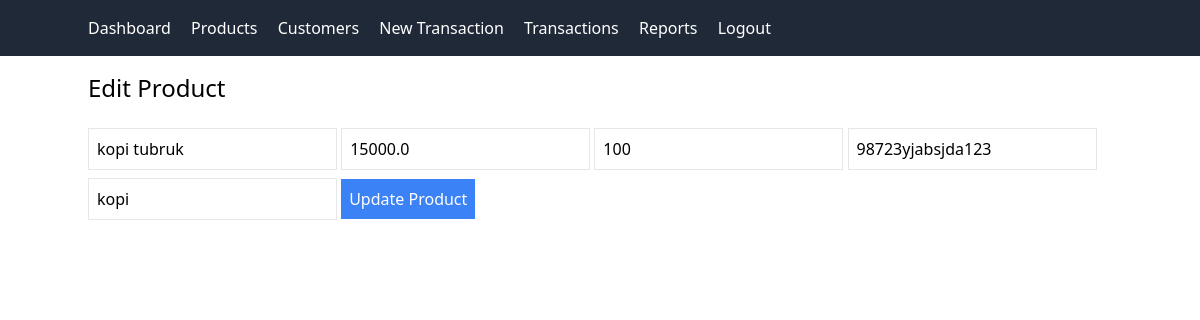
The app's page /edit_product/2 (signed in) with its own data.
### models.py (models this page shows)
class Product(db.Model):
    id = db.Column(db.Integer, primary_key=True)
    name = db.Column(db.String(100), nullable=False)
    price = db.Column(db.Float, nullable=False)
    stock = db.Column(db.Integer, default=0)
    barcode = db.Column(db.String(50), unique=True)
    category = db.Column(db.String(50))

### app.py (the view, shortened to what this page needs)
@app.route('/edit_product/<int:product_id>', methods=['GET', 'POST'])
@login_required
def edit_product(product_id):
    product = Product.query.get_or_404(product_id)
    return render_template('edit_product.html', product=product)

### app.py (called while the page is built)
@login_manager.user_loader
def load_user(user_id):
    return db.session.get(User, int(user_id))

### templates/edit_product.html
{% extends 'base.html' %}
{% block content %}
<h2 class="text-2xl">Edit Product</h2>
<form method="POST" class="mt-4">
    <input type="text" name="name" value="{{ product.name }}" required class="border p-2">
    <input type="number" name="price" value="{{ product.price }}" required class="border p-2 mt-2">
    <input type="number" name="stock" value="{{ product.stock }}" required class="border p-2 mt-2">
    <input type="text" name="barcode" value="{{ product.barcode }}" class="border p-2 mt-2">
    <input type="text" name="category" value="{{ product.category }}" class="border p-2 mt-2">
    <button type="submit" class="bg-blue-500 text-white p-2 mt-2">Update Product</button>
</form>
{% endblock %}

### records on screen
Product: name "kopi tubruk", price "15000.0", stock "100", barcode "98723yjabsjda123", category "kopi"
